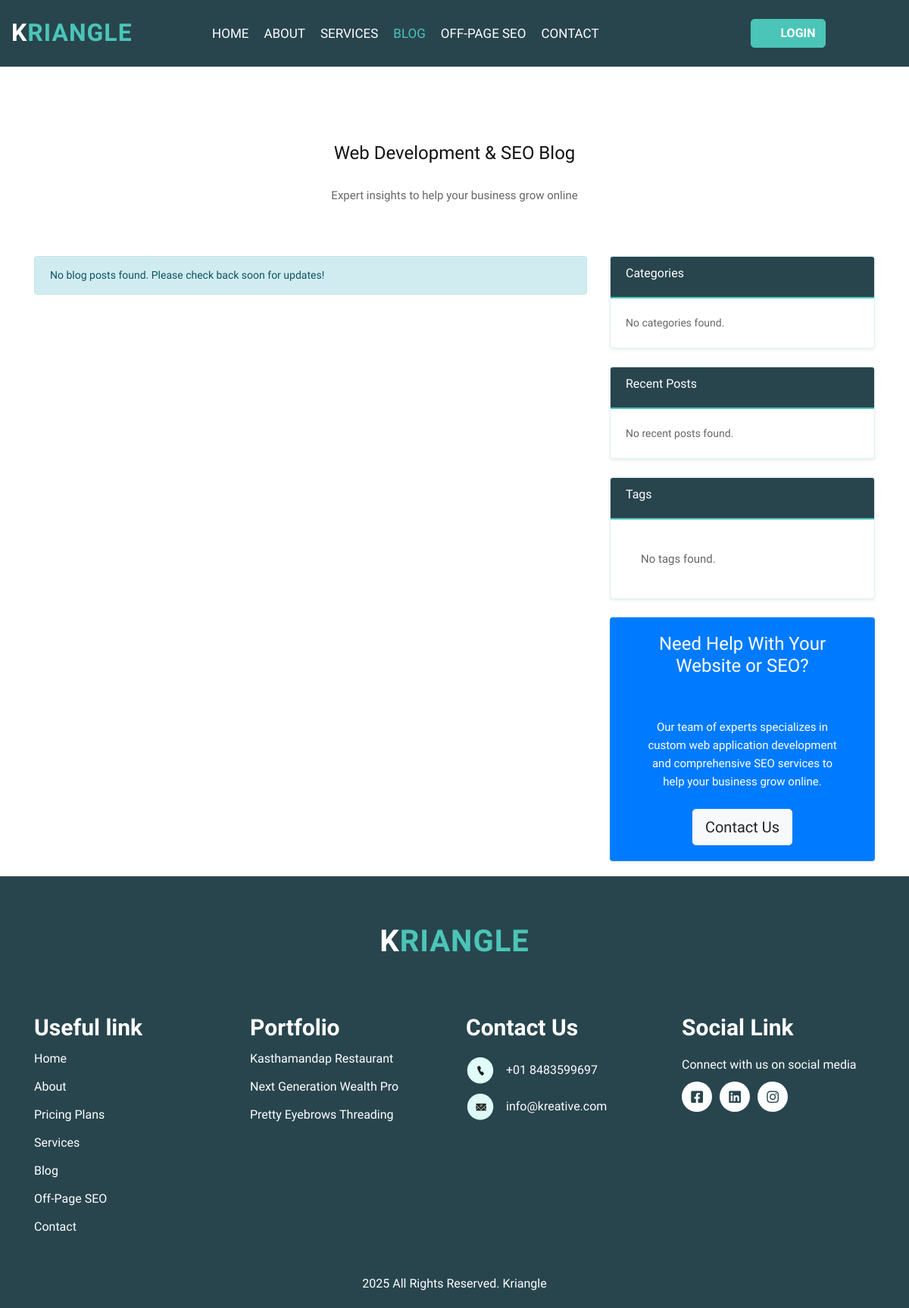
/blog/, run on an earlier commit of the app's database.
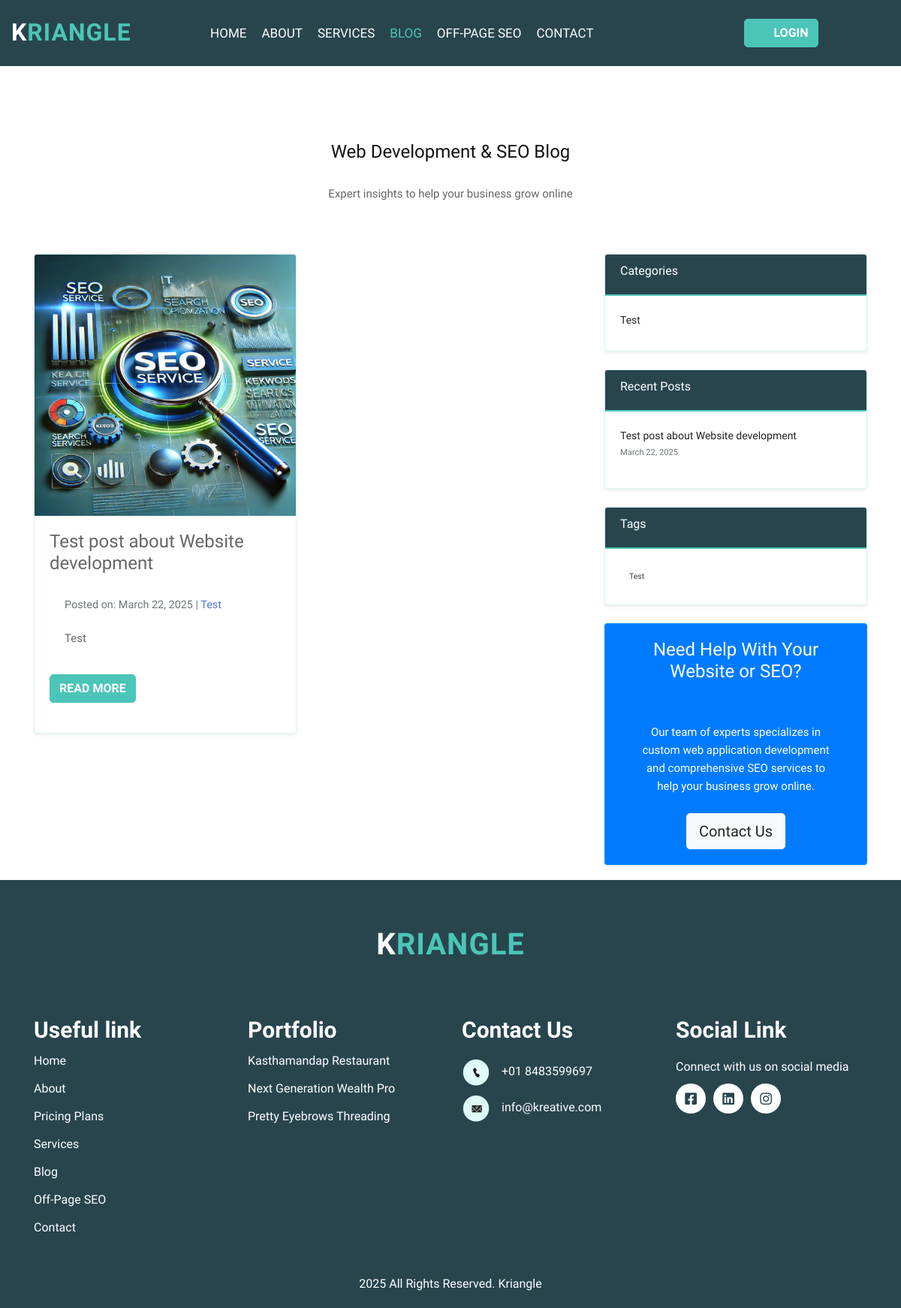
And on a later commit of the database.
### kriangle_app/models.py (models this page shows, shortened)
class BlogPost(models.Model):
    title = models.CharField(max_length=255)
    slug = models.SlugField(unique=True, blank=True, null=True)
    category = models.ForeignKey(BlogCategory, on_delete=models.PROTECT, related_name='posts', null=True, blank=True)
    tags = models.ManyToManyField(Tag, blank=True, related_name='posts')
    featured_image = models.CharField(max_length=255, blank=True, null=True, help_text="Path to featured image")
    summary = models.TextField(help_text="Brief summary for previews and meta descriptions", blank=True, null=True)
    content = models.TextField()  # Changed from RichTextUploadingField to TextField
    meta_title = models.CharField(max_length=100, blank=True, help_text="Custom title for SEO (optional)")
    meta_description = models.TextField(blank=True, help_text="Custom meta description for SEO (optional)")
    author = models.ForeignKey(User, on_delete=models.PROTECT, related_name='blog_posts', null=True, blank=True)
    created_at = models.DateTimeField(auto_now_add=True)
    updated_at = models.DateTimeField(auto_now=True)
    is_published = models.BooleanField(default=False)
    published_at = models.DateTimeField(blank=True, null=True)
    view_count = models.PositiveIntegerField(default=0)
    class Meta:
        ordering = ['-created_at']
        verbose_name = 'Blog Post'
        verbose_name_plural = 'Blog Posts'

class BlogCategory(models.Model):
    name = models.CharField(max_length=100)
    slug = models.SlugField(unique=True, blank=True)
    description = models.TextField(blank=True)
    class Meta:
        verbose_name_plural = "Blog Categories"

class Tag(models.Model):
    name = models.CharField(max_length=50)
    slug = models.SlugField(unique=True, blank=True)

### kriangle_app/views.py (the view)
# urls.py: 2. Add a URL to urlpatterns:  path('blog/', include('blog.urls'))
def blog(request):
    try:
        blog_posts = BlogPost.objects.filter(is_published=True).order_by('-published_at')
        categories = BlogCategory.objects.all()
        tags = Tag.objects.all()[:10]  # Limit to 10 most popular tags
        recent_posts = blog_posts[:5]  # Get 5 most recent posts
        context = {
            'blog_posts': blog_posts,
            'categories': categories,
            'tags': tags,
            'recent_posts': recent_posts,
        }
        return render(request, "autoseo/blog.html", context)
    except Exception as e:
        print(f"Error in blog view: {str(e)}")
        messages.error(request, "There was an error loading the blog. Our team has been notified.")
        return render(request, "autoseo/blog.html", {'error': str(e)})

### kriangle_app/templates/autoseo/blog.html (shortened to what this page needs)
{% extends 'autoseo/base.html' %}
{% load static %}
{% block content %}
<div class="blog_section layout_padding">
   <div class="container">
      <div class="row mb-5">
         <div class="col-md-12 text-center">
            <h1 class="main_heading">Web Development & SEO Blog</h1>
            <p class="sub_heading">Expert insights to help your business grow online</p>
         </div>
      </div>
      <div class="row">
         <div class="col-lg-8">
            <div class="row">
               {% if blog_posts %}
                  {% for post in blog_posts %}
                     <div class="col-md-6 mb-5">
                        <div class="blog_post card shadow-sm h-100">
                           {% if post.featured_image %}
                              <img src="{{ post.featured_image.url }}" class="card-img-top" alt="{{ post.title }}">
                           {% else %}
                              <img src="{% static 'images/SEO Services.png' %}" class="card-img-top" alt="{{ post.title }}">
                           {% endif %}
                           <div class="card-body">
                              <h2 class="card-title h4">{{ post.title }}</h2>
                              <p class="meta">
                                 Posted on: {{ post.published_at|date:"F d, Y" }} |
                                 <span class="category">
                                    <a href="{% url 'blog_category' post.category.slug %}">{{ post.category.name }}</a>
                                 </span>
                              </p>
                              <p class="card-text">{{ post.summary }}</p>
                              <a href="{% url 'blog_post_detail' post.slug %}" class="btn btn-primary mt-3">Read More</a>
                           </div>
                        </div>
                     </div>
                  {% endfor %}
               {% else %}
                  <div class="col-12">
                     <div class="alert alert-info">
                        No blog posts found. Please check back soon for updates!
                     </div>
                  </div>
               {% endif %}
            </div>
         </div>
         <div class="col-lg-4">
            <div class="card shadow-sm mb-4">
               <div class="card-header bg-primary text-white">
                  <h4 class="mb-0">Categories</h4>
               </div>
               <div class="card-body">
                  <ul class="list-unstyled">
                     {% for category in categories %}
                        <li class="mb-2">
                           <a href="{% url 'blog_category' category.slug %}">
                              {{ category.name }}
                           </a>
                        </li>
                     {% empty %}
                        <li>No categories found.</li>
                     {% endfor %}
                  </ul>
               </div>
            </div>
            <div class="card shadow-sm mb-4">
               <div class="card-header bg-primary text-white">
                  <h4 class="mb-0">Recent Posts</h4>
               </div>
               <div class="card-body">
                  <ul class="list-unstyled">
                     {% for post in recent_posts %}
                        <li class="mb-3">
                           <a href="{% url 'blog_post_detail' post.slug %}">
                              {{ post.title }}
                           </a>
                           <div class="small text-muted">{{ post.published_at|date:"F d, Y" }}</div>
                        </li>
                     {% empty %}
                        <li>No recent posts found.</li>
                     {% endfor %}
                  </ul>
               </div>
            </div>
            <div class="card shadow-sm mb-4">
               <div class="card-header bg-primary text-white">
                  <h4 class="mb-0">Tags</h4>
               </div>
               <div class="card-body">
                  <div class="tag-cloud">
                     {% for tag in tags %}
                        <a href="{% url 'blog_tag' tag.slug %}" class="badge badge-primary bg-light text-dark m-1 p-2">
                           {{ tag.name }}
                        </a>
                     {% empty %}
                        <p>No tags found.</p>
                     {% endfor %}
                  </div>
               </div>
            </div>
            <div class="cta_card card bg-primary text-white shadow-sm">
               <div class="card-body text-center d-flex flex-column justify-content-center">
                  <h2 class="card-title h4 mb-4">Need Help With Your Website or SEO?</h2>
                  <p class="card-text mb-4">Our team of experts specializes in custom web application development and comprehensive SEO services to help your business grow online.</p>
                  <div class="mt-auto">
                     <a href="{% url 'contact' %}" class="btn btn-light btn-lg">Contact Us</a>
                  </div>
               </div>
            </div>
         </div>
      </div>
   </div>
</div>
{% endblock %}

### kriangle_app/templates/autoseo/base.html (shortened to what this page needs)
{% load static %}
<!DOCTYPE html>
<html>
   <head>
      <link rel="stylesheet" type="text/css" href="{% static 'css/bootstrap.min.css' %}">
      <link rel="stylesheet" type="text/css" href="{% static 'css/style.css' %}">
      <link rel="stylesheet" href="{% static 'css/responsive.css' %}">
      <link rel="stylesheet" href="{% static 'css/jquery.mCustomScrollbar.min.css' %}">
      <link rel="stylesheet" href="https://cdnjs.cloudflare.com/ajax/libs/font-awesome/5.15.4/css/all.min.css" />
   </head>
   <body data-authenticated="{% if user.is_authenticated %}true{% else %}false{% endif %}">
      <div class="header_section header_bg">
         <div class="container-fluid">
            <nav class="navbar navbar-expand-lg navbar-light bg-light">
               <a class="navbar-brand" href="{% url 'home' %}">
                 <div class="text-logo">
                   <span class="logo-text">K<span class="highlight">riangle</span></span>
                 </div>
               </a>
               <div class="collapse navbar-collapse" id="navbarSupportedContent">
                  <ul class="navbar-nav mr-auto">
                     <li class="nav-item {% if request.path == '/' %}active{% endif %}">
                        <a class="nav-link" href="{% url 'home' %}">Home</a>
                     </li>
                     <li class="nav-item {% if 'about' in request.path %}active{% endif %}">
                        <a class="nav-link" href="{% url 'about' %}">About</a>
                     </li>
                     <li class="nav-item {% if 'services' in request.path %}active{% endif %}">
                        <a class="nav-link" href="{% url 'services' %}">Services</a>
                     </li>
                     <li class="nav-item {% if 'blog' in request.path %}active{% endif %}">
                        <a class="nav-link" href="{% url 'blog' %}">Blog</a>
                     </li>
                     <li class="nav-item {% if 'offpageseo' in request.path %}active{% endif %}">
                        <a class="nav-link" href="{% url 'offpageseo' %}">Off-Page SEO</a>
                     </li>
                     <li class="nav-item {% if 'contact' in request.path %}active{% endif %}">
                        <a class="nav-link" href="{% url 'contact' %}">Contact</a>
                     </li>
                  </ul>
                  <div class="user-auth ml-auto">
                     {% if user.is_authenticated %}
                        <div class="dropdown">
                           <button class="btn btn-outline-primary dropdown-toggle" type="button" id="userDropdown" data-toggle="dropdown" aria-haspopup="true" aria-expanded="false">
                              <i class="fas fa-user mr-1"></i> {{ user.username }}
                           </button>
                           <div class="dropdown-menu dropdown-menu-right" aria-labelledby="userDropdown">
                              {% if user.is_staff or user.is_superuser %}
                                 <a class="dropdown-item" href="{% url 'admin:index' %}">
                                    <i class="fas fa-cog mr-1"></i> Admin Panel
                                 </a>
                              {% endif %}
                              <a class="dropdown-item" href="{% url 'offpageseo' %}">
                                 <i class="fas fa-rocket mr-1"></i> Off-page SEO
                              </a>
                              <div class="dropdown-divider"></div>
                              <form method="post" action="{% url 'logout' %}" id="logout-form">
                                {% csrf_token %}
                                <button type="submit" class="dropdown-item">
                                  <i class="fas fa-sign-out-alt mr-1"></i> Logout
                                </button>
                              </form>
                           </div>
                        </div>
                     {% else %}
                        <a href="{% url 'login' %}" class="btn btn-outline-primary">
                           <i class="fas fa-sign-in-alt mr-1"></i> Login
                        </a>
                     {% endif %}
                  </div>
               </div>
            </nav>
         </div>
      </div>
      <div id="content" class="content-container">
        {% block content %}{% endblock %}
      </div>
      <div class="footer_section layout_padding">
        <div class="container">
           <div class="row">
              <div class="col-md-12">
                 <div class="footer_logo">
                   <div class="text-logo">
                     <span class="logo-text">K<span class="highlight">riangle</span></span>
                   </div>
                 </div>
              </div>
           </div>
           <div class="footer_section_2">
              <div class="row">
                 <div class="col-lg-3 col-sm-6">
                    <h2 class="useful_text">Useful link </h2>
                    <div class="footer_menu">
                       <ul>
                          <li><a href="{% url 'home' %}">Home</a></li>
                          <li><a href="{% url 'about' %}">About</a></li>
                          <li><a href="{% url 'pricing' %}">Pricing Plans</a></li>
                          <li><a href="{% url 'services' %}">Services</a></li>
                          <li><a href="{% url 'blog' %}">Blog</a></li>
                          <li><a href="{% url 'offpageseo' %}">Off-Page SEO</a></li>
                          <li><a href="{% url 'contact' %}">Contact</a></li>
                       </ul>
                    </div>
                 </div>
                 <div class="col-lg-3 col-sm-6">
                    <h2 class="useful_text">Portfolio</h2>
                    <div class="footer_menu">
                       <ul>
                          <li><a href="https://www.kasthamandapnyc.com/" target="_blank">Kasthamandap Restaurant</a></li>
                          <li><a href="https://nextgenerationwealthpro.com/" target="_blank">Next Generation Wealth Pro</a></li>
                          <li><a href="http://www.dallaseyebrows.com/" target="_blank">Pretty Eyebrows Threading</a></li>
                       </ul>
                    </div>
                 </div>
                 <div class="col-lg-3 col-sm-6">
                    <h2 class="useful_text">Contact Us</h2>
                    <div class="location_text"><img src="{% static 'images/call-icon.png' %}" alt="Off Page SEO"><span class="padding_left_15"><a href="#">+01 8483599697</a></span></div>
                    <div class="location_text"><img src="{% static 'images/mail-icon.png' %}" alt="On Page SEO"><span class="padding_left_15"><a href="#">info@kreative.com</a></span></div>
                 </div>
                 <div class="col-lg-3 col-sm-6">
                    <h2 class="useful_text">Social Link</h2>
                    <p class="footer_text">Connect with us on social media </p>
                    <div class="social_icon">
                       <ul>
                          <li><a href="https://www.facebook.com/krishna.dhakal.37" target="_blank"><i class="fab fa-facebook-square" aria-hidden="true"></i></a></li>
                          <li><a href="https://www.linkedin.com/in/krishnadhakal/" target="_blank"><i class="fab fa-linkedin" aria-hidden="true"></i></a></li>
                          <li><a href="https://www.instagram.com/cris_nadhakal/" target="_blank"><i class="fab fa-instagram" aria-hidden="true"></i></a></li>
                       </ul>
                    </div>
                 </div>
              </div>
           </div>
        </div>
     </div>
     <div class="copyright_section">
        <div class="container">
           <p class="copyright_text">2025 All Rights Reserved. Kriangle </p>
        </div>
     </div>
  </body>
</html>

### kriangle_app/static/css/icomoon.css (style rules this page uses)
body { background: #fff; }

### kriangle_app/templates/autoseo/base.html (style rules this page uses)
.header_section, .header_bg { margin-top: 0 !important; padding-top: 0 !important; }
.content-container { padding-top: 20px; }

### kriangle_app/templates/autoseo/blog.html (style rules this page uses)
.blog_post { transition: transform 0.3s ease; }
.category a { color: #4e73df; text-decoration: none; }
.tag-cloud { display: flex; flex-wrap: wrap; }
.meta { font-size: 0.9rem; color: #6c757d; }

What changed in the data, as far as the page shows it:
added BlogPost: title "Test post about Website development", published_at "March 22, 2025", category.name "Test", summary "Test"
added BlogCategory: name "Test"
added Tag: name "Test"
Also different on the page:
text no longer shown: "No blog posts found. Please check back soon for updates! No categories found. No recent posts found. No tags found."
